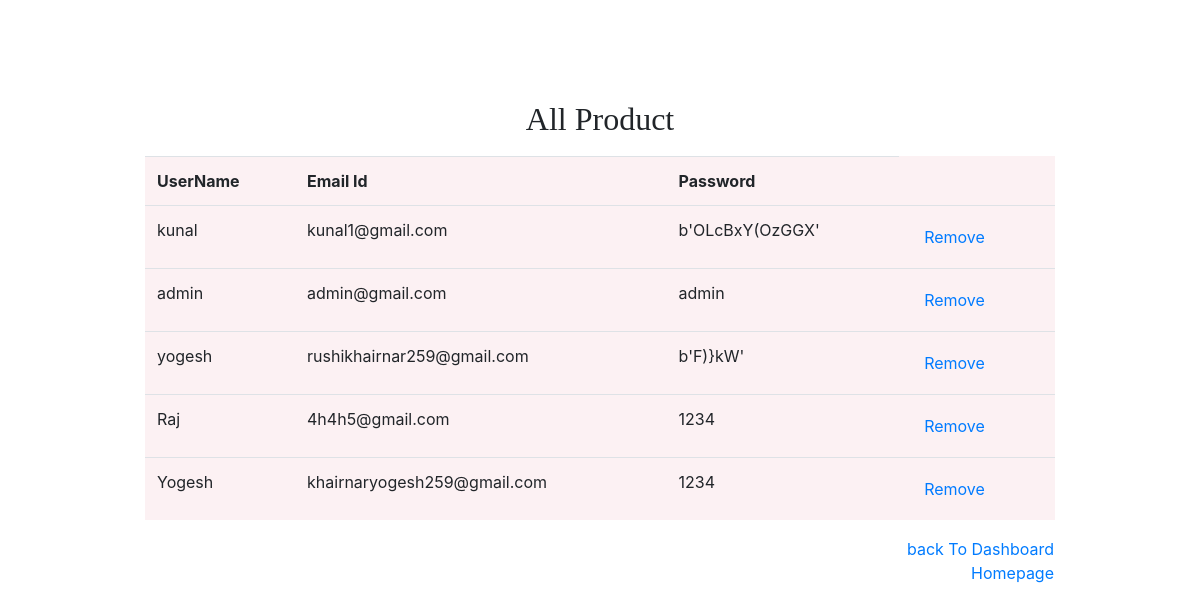
/Adminapp/user, run on the app's committed database.
### Admin/models.py (models this page shows)
class UserInfo(models.Model):
    username = models.CharField(max_length=20,primary_key=True)
    password = models.CharField(max_length=20)
    email = models.EmailField(max_length=100)
    class Meta:
        db_table = "UserInfo"

### Admin/views.py (the view)
# urls.py: path('user',views.user),
def user(request):
    user = UserInfo.objects.all()
    return render(request,"user.html",{"user":user})

### Admin/templates/user.html (shortened to what this page needs)
<!DOCTYPE html>
{%extends "admin.html"%}
{%block content%}
<div class="container">
    <div style="margin:100px;" >
    <table class="table" style="background-color:rgb(252, 241, 243);">
        <h2 align="center" style="padding-bottom:10px; font-family: 'Times New Roman', Times, serif;">All Product</h2>
        <th>UserName</th><th>Email Id</th><th>Password</th>
        {%for u in user%}
        <form method="post" id="myform{{u.username}}">
        <tr><td><input type="hidden" name="uname" value="{{u.username}}"/>{{u.username}}</td>
            <td>{{u.email}}</td>
            <td>{{u.password}}</td>
            <td><button type="button" class="btn btn-link" name="action" onclick="Remove('myform{{u.username}}')">Remove</button></td></tr>
    </form>
        {%endfor%}
    </table>
        <table style="width:100%;">
            <td align="right"><a href="dashboard">back To Dashboard</a><br>
                <a href="/">Homepage</a></td></tr>
        </table>
    </div>
</div>
{%endblock%}

### data on the page
UserInfo: username "kunal", email "kunal1@gmail.com", password "b'OLcBxY(OzGGX'"
UserInfo: username "admin", email "admin@gmail.com", password "admin"
UserInfo: username "yogesh", email "rushikhairnar259@gmail.com", password "b'F)}kW'"
UserInfo: username "Raj", email "4h4h5@gmail.com", password "1234"
UserInfo: username "Yogesh", email "khairnaryogesh259@gmail.com", password "1234"
